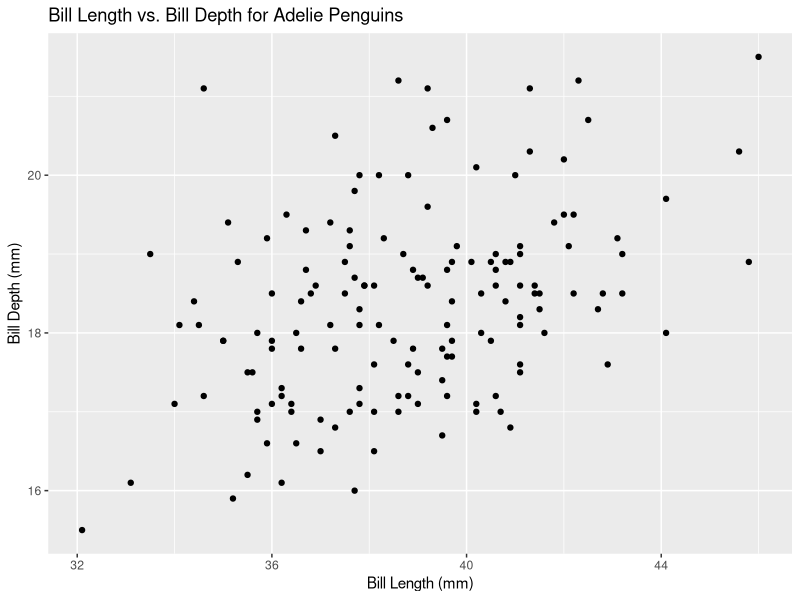
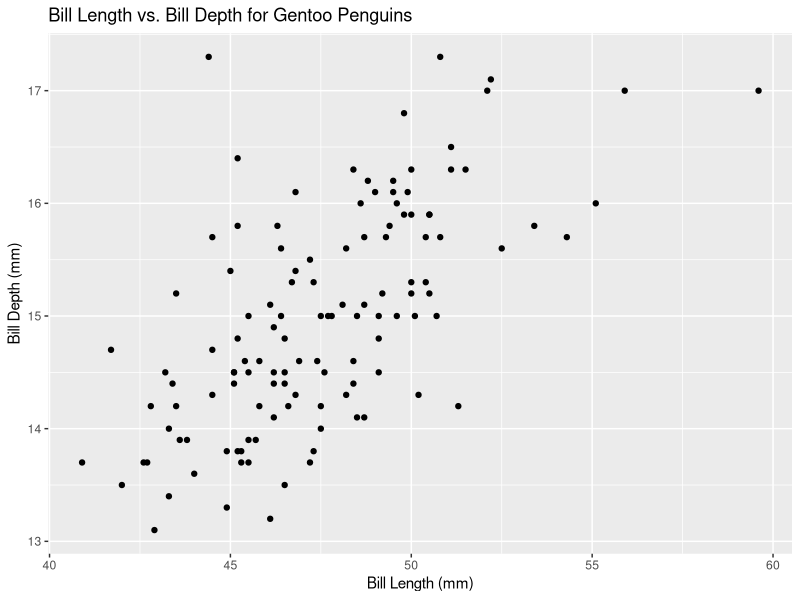
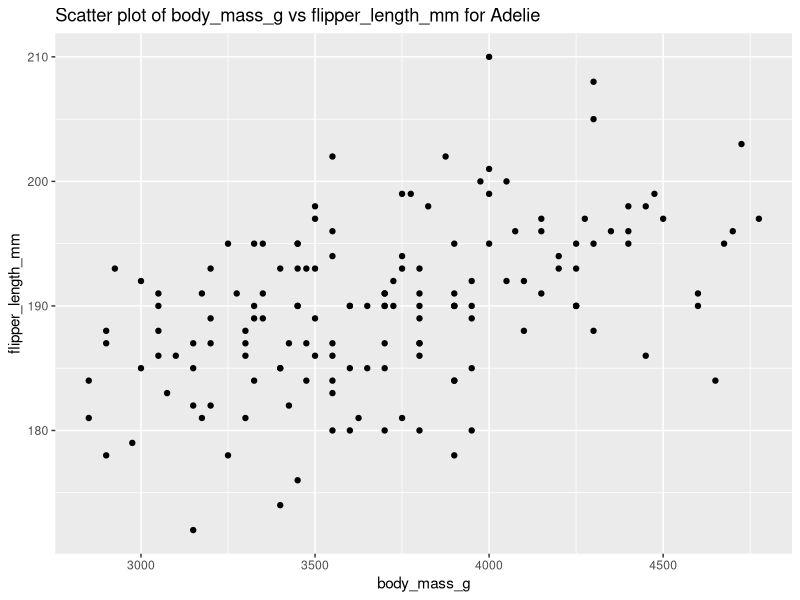

Recreate these plots in R, in order. (Note: this script raises an error after producing the figures.)
## ---- chunk 1
f1 <- function(string, prefix) {
  str_sub(string, 1, str_length(prefix)) == prefix
}
# This function checks whether a given string starts with a specified prefix. It extracts the beginning of the string with the same length as the prefix and compares it to the prefix.Better name:starts_with_prefix
f3 <- function(x, y) {
  rep(y, length.out = length(x)) #把y重复直到等于x元素个数
}
# This function repeats the value y so that the output has the same length as x. It ensures that y matches the length of x. Better name: repeat_to_length
## ---- chunk 2
library(palmerpenguins)
library(tidyverse)

penguins %>%
  filter(species == "Adelie") %>%
  ggplot(aes(x = bill_length_mm, y = bill_depth_mm)) +
  geom_point() +
  labs(title = "Bill Length vs. Bill Depth for Adelie Penguins",
       x = "Bill Length (mm)",
       y = "Bill Depth (mm)")
## ---- chunk 3
library(palmerpenguins)
library(tidyverse)
plot_bill_scatter <- function(penguins, species_name) {
  penguins %>% 
    filter(species == species_name) %>%
  ggplot(aes(x = bill_length_mm, y = bill_depth_mm)) +
  geom_point() +
  labs(title = paste("Bill Length vs. Bill Depth for", species_name, "Penguins"),
       x = "Bill Length (mm)",
       y = "Bill Depth (mm)"
       )
}
#test
unique(penguins$species)
plot_bill_scatter(penguins, "Gentoo")
## ---- chunk 4
#' Plot a scatter plot for penguin data
#'
#' This function filters the dataset for a given species and creates
#' a scatter plot of two selected variables.
#'
#' @param data A data frame containing penguin data.
#' @param species_name A character string specifying the species (e.g., "Adelie").
#' @param x_var A variable for the x-axis.
#' @param y_var A variable for the y-axis.
#' @param title An optional title for the plot. If NULL, a default title is generated.
#'
#' @return A ggplot object representing the scatter plot.
#'
#' @examples
#' plot_penguin_scatter(penguins, "Adelie", bill_length_mm, bill_depth_mm)
#' plot_penguin_scatter(penguins, "Gentoo", flipper_length_mm, body_mass_g)

plot_penguin_scatter <- function(data, species_name, x_var, y_var, title = NULL) {
  # check input
  if (!species_name %in% unique(data$species)) {
    stop("Invalid species name.")
  }
  # If no title is provided, it will be generated automatically.
  if (is.null(title)) {
    title <- paste("Scatter plot of", deparse(substitute(x_var)), 
                   "vs", deparse(substitute(y_var)), 
                   "for", species_name)
  }
  
  data %>%
    dplyr::filter(species == species_name) %>%
    ggplot2::ggplot(ggplot2::aes(x = {{ x_var }}, y = {{ y_var }})) +
    ggplot2::geom_point() +
    ggplot2::labs(
      title = title,
      x = deparse(substitute(x_var)),
      y = deparse(substitute(y_var))
    )
}
#test
plot_penguin_scatter(penguins, "Adelie", body_mass_g, flipper_length_mm, title = NULL)
## ---- chunk 5
#test

plot_penguin_scatter(penguins, "Penguin", body_mass_g, flipper_length_mm)
#error "Invalid species name"

plot_penguin_scatter(penguins, "Adelie", island, flipper_length_mm, title = NULL)
#silent failure

plot_penguin_scatter(penguins, "Penguin", fluffiness, flipper_length_mm)
#error "Invalid species name."
## ---- chunk 6
filter_species <- function(data, species_name) {
  if (!species_name %in% unique(data$species)) {
    stop("Invalid species name.")
  }
  filter(data, species == species_name)
}

make_scatter_plot <- function(data, x_var, y_var, title = NULL) {
  if (is.null(title)) {
    title <- paste("Scatter plot of",
                   deparse(substitute(x_var)),
                   "vs",
                   deparse(substitute(y_var)))
  }

  ggplot(data, ggplot2::aes(x = {{ x_var }}, y = {{ y_var }})) +
    geom_point() +
    labs(
      title = title,
      x = deparse(substitute(x_var)),
      y = deparse(substitute(y_var))
    )
}

plot_penguin_bills <- function(data, species_name, x_var, y_var, title = NULL) {
  data_filtered <- filter_species(data, species_name)
  make_scatter_plot(data_filtered, x_var, y_var, title)
}
## ---- chunk 7
plot_penguin_bills <- function(data, species_name, x_var, y_var, title = NULL) {
  
  # ---- 1. 检查 species ----
  valid_species <- c("Adelie", "Chinstrap", "Gentoo")
  if (!species_name %in% valid_species) {
    stop("Invalid species. Must be one of: ", paste(valid_species, collapse = ", "))
  }
  
  # ---- 2. 检查列是否存在 ----
  x_name <- deparse(substitute(x_var))
  y_name <- deparse(substitute(y_var))
  
  if (!x_name %in% names(data)) {
    stop("Column '", x_name, "' not found in data.")
  }
  
  if (!y_name %in% names(data)) {
    stop("Column '", y_name, "' not found in data.")
  }
  
  # ---- 3. 检查是否为数值型 ----
  if (!is.numeric(data[[x_name]])) {
    stop("Column '", x_name, "' must be numeric.")
  }
  
  if (!is.numeric(data[[y_name]])) {
    stop("Column '", y_name, "' must be numeric.")
  }
  
  # ---- 4. 生成默认标题 ----
  if (is.null(title)) {
    title <- paste("Scatter plot of", x_name, "vs", y_name, "for", species_name)
  }
  
  # ---- 5. 正常执行 ----
  data %>%
    dplyr::filter(species == species_name) %>%
    ggplot2::ggplot(ggplot2::aes(x = {{ x_var }}, y = {{ y_var }})) +
    ggplot2::geom_point() +
    ggplot2::labs(title = title, x = x_name, y = y_name)
}
## ---- chunk 8
library(cli)
plot_penguin_bills <- function(data, species_name, x_var, y_var, title = NULL) {
  
  # ---- 1. 检查 species ----
  valid_species <- c("Adelie", "Chinstrap", "Gentoo")
  
  if (!species_name %in% valid_species) {
    cli::cli_abort(c(
      "Invalid {.arg species_name}.",
      "x" = "You provided: {.val {species_name}}",
      "i" = "Valid options are: {.val {valid_species}}"
    ))
  }
  
  # ---- 2. 获取变量名 ----
  x_name <- deparse(substitute(x_var)) 
  y_name <- deparse(substitute(y_var))
# substitute() = 拿到“代码本身”，deparse() = 转成字符串
  
  # ---- 3. 检查列是否存在 ----
  if (!x_name %in% names(data)) {
    cli::cli_abort(c(
      "Column {.val {x_name}} not found in {.arg data}.",
      "i" = "Available columns: {.val {names(data)}}"
    ))
  }
  
  if (!y_name %in% names(data)) {
    cli::cli_abort(c(
      "Column {.val {y_name}} not found in {.arg data}.",
      "i" = "Available columns: {.val {names(data)}}"
    ))
  }
  
  # ---- 4. 检查是否 numeric ----
  if (!is.numeric(data[[x_name]])) {
    cli::cli_abort(c(
      "Column {.val {x_name}} must be numeric.",
      "x" = "Current type: {.val {class(data[[x_name]])}}"
    ))
  }
  
  if (!is.numeric(data[[y_name]])) {
    cli::cli_abort(c(
      "Column {.val {y_name}} must be numeric.",
      "x" = "Current type: {.val {class(data[[y_name]])}}"
    ))
  }
  
  # ---- 5. 默认标题 ----
  if (is.null(title)) {
    title <- paste("Scatter plot of", x_name, "vs", y_name, "for", species_name)
  }
  
  # ---- 6. 绘图 ----
  data %>%
    dplyr::filter(species == species_name) %>%
    ggplot2::ggplot(ggplot2::aes(x = {{ x_var }}, y = {{ y_var }})) +
    ggplot2::geom_point() +
    ggplot2::labs(title = title, x = x_name, y = y_name)
}
## ---- chunk 9
plot_penguin_bills(penguins, "Penguin", body_mass_g, flipper_length_mm, title = NULL)

plot_penguin_bills(penguins, "Adelie", island, species, title = NULL)

plot_penguin_bills(penguins, "Adelie", body_mass_g, flipper_length_mm, title = NULL)
## ---- chunk 10
fibonacci_iter <- function(n) {
  if (n < 0) stop("n must be non-negative")
  
  if (n == 0) return(0)
  if (n == 1) return(1)
  
  a <- 0
  b <- 1
  
  for(i in 2:n) {
    temp <- a+b
    a <- b
    b <- temp
  }
  return(b)
}

fibonacci_iter(6)
## ---- chunk 11
fibonacci_recu <- function(n) {
  if (n < 0) stop("n must be non-negative")
  
  if (n == 0) return(0)
  if (n == 1) return(1)
  
  return(fibonacci_recu(n - 1) + fibonacci_recu(n - 2))
}

fibonacci_recu(6)
## ---- chunk 12
system.time(fibonacci_iter(30))
system.time(fibonacci_recu(30))
